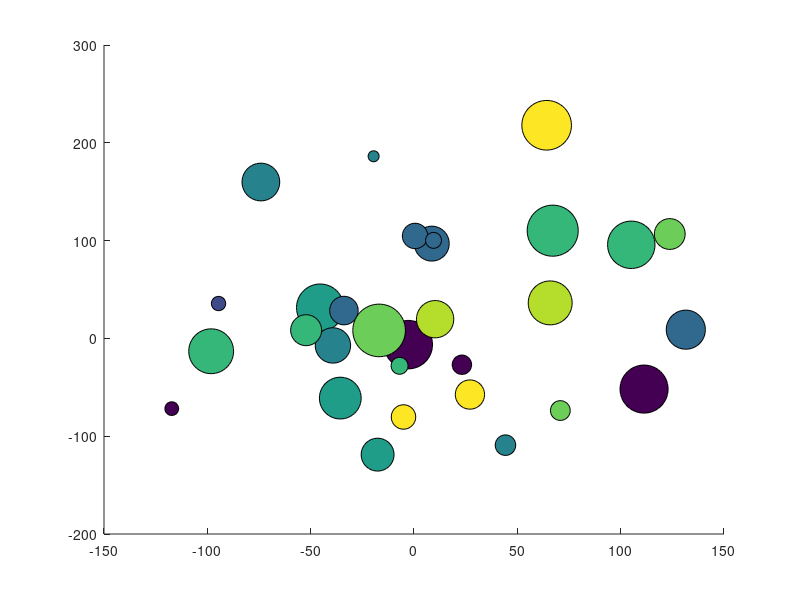

The MATLAB script that drew this image: (Note: this script raises an error after producing the figure.)

cd ('C:\Users\s12460\Dropbox\gitRepo\SendstadPage\PlotlyAndMatlab')
addpath(genpath(pwd));  % adds all subfolders

% plotlysetup('lars.sendstad', 'WMOqgfEMKHzJLQ0Seco1')



x = 80 * randn(1, 30);
y = 80 * randn(size(x));
r = randi(1500, size(x));
c = randi(10, size(x));

fig = figure;

scatter(x, y, r, c, 'filled', 'MarkerEdgeColor', 'k')

%--PLOTLY--%

response = fig2plotly(fig, 'filename', 'matlab-bubble-chart',  'strip', false, 'offline', true);
plotly_url = response.url;
